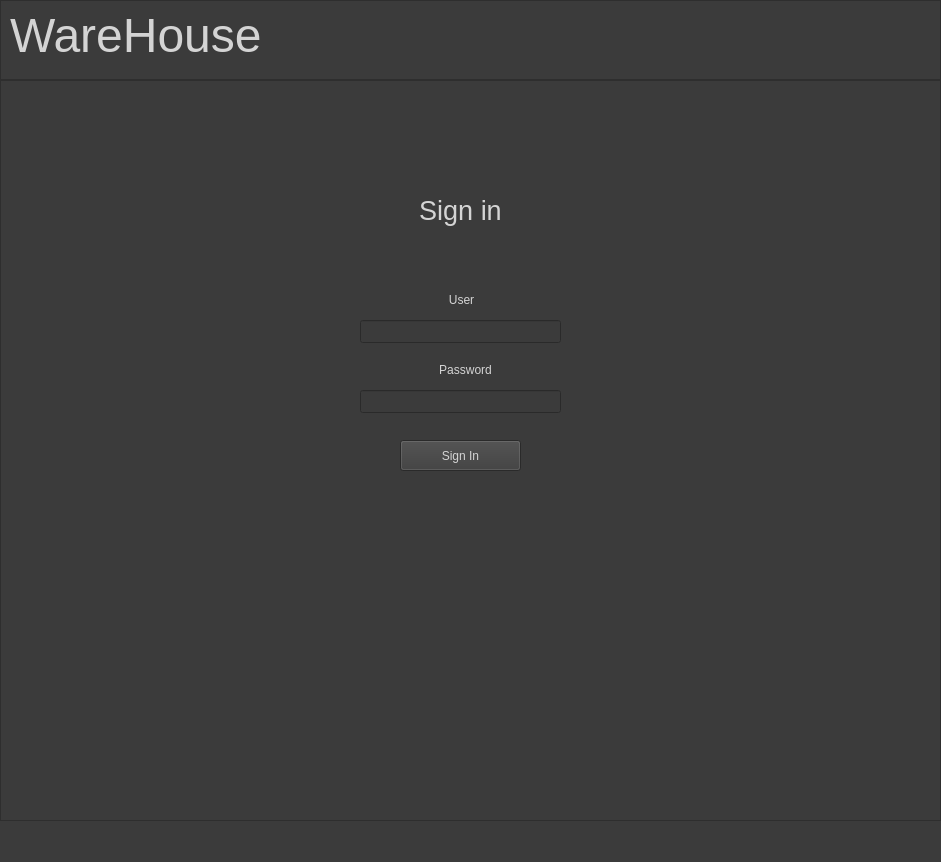
<?xml version="1.0" encoding="UTF-8"?>
<ui version="4.0">
 <class>MainWindow</class>
 <widget class="QMainWindow" name="MainWindow">
  <property name="geometry">
   <rect>
    <x>0</x>
    <y>0</y>
    <width>941</width>
    <height>862</height>
   </rect>
  </property>
  <property name="windowTitle">
   <string>MainWindow</string>
  </property>
  <property name="styleSheet">
   <string notr="true">background-color: rgb(59, 59, 59);
border-color: rgb(103, 103, 103);
color: rgb(212, 212, 212);</string>
  </property>
  <widget class="QWidget" name="centralwidget">
   <widget class="QFrame" name="navbar_frame">
    <property name="geometry">
     <rect>
      <x>0</x>
      <y>0</y>
      <width>941</width>
      <height>80</height>
     </rect>
    </property>
    <property name="frameShape">
     <enum>QFrame::StyledPanel</enum>
    </property>
    <property name="frameShadow">
     <enum>QFrame::Raised</enum>
    </property>
    <widget class="QLabel" name="wh_label">
     <property name="geometry">
      <rect>
       <x>10</x>
       <y>10</y>
       <width>281</width>
       <height>51</height>
      </rect>
     </property>
     <property name="font">
      <font>
       <pointsize>36</pointsize>
      </font>
     </property>
     <property name="text">
      <string>WareHouse</string>
     </property>
    </widget>
   </widget>
   <widget class="QFrame" name="main_frame">
    <property name="geometry">
     <rect>
      <x>0</x>
      <y>80</y>
      <width>941</width>
      <height>741</height>
     </rect>
    </property>
    <property name="frameShape">
     <enum>QFrame::StyledPanel</enum>
    </property>
    <property name="frameShadow">
     <enum>QFrame::Raised</enum>
    </property>
    <widget class="QLabel" name="label_3">
     <property name="geometry">
      <rect>
       <x>340</x>
       <y>100</y>
       <width>241</width>
       <height>61</height>
      </rect>
     </property>
     <property name="font">
      <font>
       <pointsize>20</pointsize>
      </font>
     </property>
     <property name="text">
      <string>Sign in</string>
     </property>
     <property name="alignment">
      <set>Qt::AlignCenter</set>
     </property>
    </widget>
    <widget class="QPushButton" name="sing_in_button">
     <property name="geometry">
      <rect>
       <x>400</x>
       <y>360</y>
       <width>121</width>
       <height>31</height>
      </rect>
     </property>
     <property name="text">
      <string>Sign In</string>
     </property>
    </widget>
    <widget class="QLineEdit" name="user_input">
     <property name="geometry">
      <rect>
       <x>360</x>
       <y>240</y>
       <width>201</width>
       <height>23</height>
      </rect>
     </property>
     <property name="alignment">
      <set>Qt::AlignCenter</set>
     </property>
    </widget>
    <widget class="QLineEdit" name="pass_input">
     <property name="geometry">
      <rect>
       <x>360</x>
       <y>310</y>
       <width>201</width>
       <height>23</height>
      </rect>
     </property>
     <property name="alignment">
      <set>Qt::AlignCenter</set>
     </property>
    </widget>
    <widget class="QLabel" name="user_label">
     <property name="geometry">
      <rect>
       <x>396</x>
       <y>210</y>
       <width>131</width>
       <height>20</height>
      </rect>
     </property>
     <property name="text">
      <string>User</string>
     </property>
     <property name="alignment">
      <set>Qt::AlignCenter</set>
     </property>
    </widget>
    <widget class="QLabel" name="pass_label_2">
     <property name="geometry">
      <rect>
       <x>400</x>
       <y>280</y>
       <width>131</width>
       <height>20</height>
      </rect>
     </property>
     <property name="text">
      <string>Password</string>
     </property>
     <property name="alignment">
      <set>Qt::AlignCenter</set>
     </property>
    </widget>
   </widget>
  </widget>
 </widget>
 <resources/>
 <connections/>
</ui>
